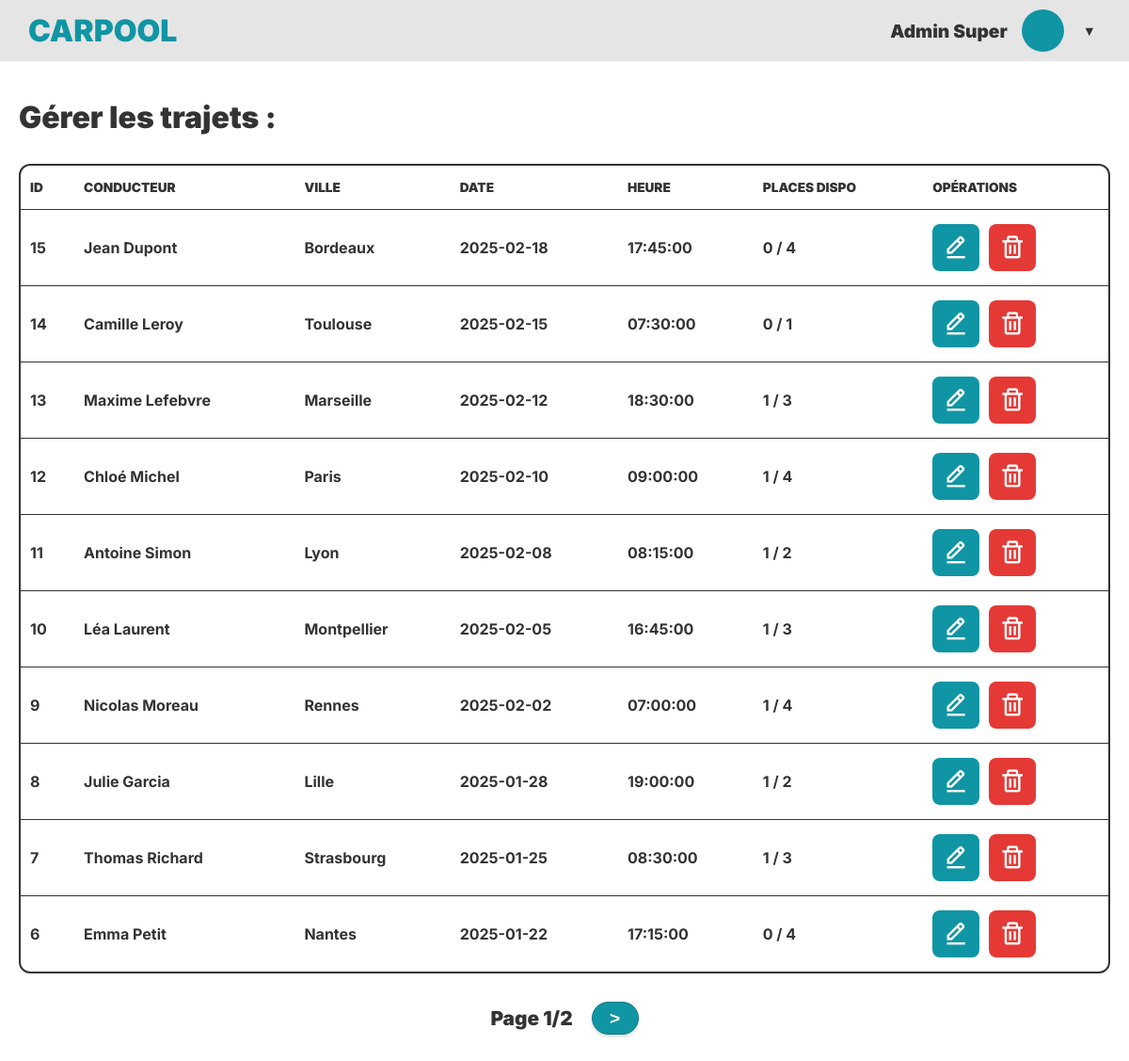
Page /admin/gestionTrajets.php (signed in) on the committed database.
### tables this page shows
CREATE TABLE IF NOT EXISTS `trajet` (
  `trajet_id` int NOT NULL AUTO_INCREMENT,
  `trajet_ville` varchar(50) NOT NULL,
  `trajet_date` date NOT NULL,
  `trajet_heure` time NOT NULL,
  `trajet_users_id` int NOT NULL,
  `trajet_nbpassager_max` int NOT NULL,
  `trajet_date_publication` datetime DEFAULT NULL,
  PRIMARY KEY (`trajet_id`)
);

CREATE TABLE IF NOT EXISTS `users` (
  `users_id` int NOT NULL AUTO_INCREMENT,
  `users_mail` varchar(50) NOT NULL,
  `users_firstname` varchar(50) NOT NULL,
  `users_lastname` varchar(50) NOT NULL,
  `users_pwd` varchar(50) NOT NULL,
  `users_ville` varchar(50) DEFAULT NULL,
  `users_contact` varchar(100) DEFAULT NULL,
  `users_is_admin` tinyint(1) NOT NULL DEFAULT '0',
  PRIMARY KEY (`users_id`),
  UNIQUE KEY `users_mail` (`users_mail`)
);

### include/function.php (called while the page is built)
<?php
function hsc($value)
{
    return htmlspecialchars(is_null($value) ? "" : $value);
}
?>

### admin/gestionTrajets.php (the view, shortened to what this page needs)
<?php
require_once $_SERVER["DOCUMENT_ROOT"] . "../include/connect.php";
require_once $_SERVER["DOCUMENT_ROOT"] . "../include/function.php";
$limit = 10;
$page = isset($_GET['page']) ? (int)$_GET['page'] : 1;
$offset = ($page - 1) * $limit;
$stmtCount = $db->query("SELECT COUNT(*) FROM `trajet`");
$total = $stmtCount->fetchColumn();
$totalPages = ceil($total / $limit);
$stmt = $db->prepare("
    SELECT trajet.*, passager_un_users_id, passager_deux_users_id,
           passager_trois_users_id, passager_quatre_users_id,
           users_firstname, users_lastname
    FROM trajet
    LEFT JOIN passager ON trajet_id = passager_trajet_id
    LEFT JOIN users ON trajet_users_id = users_id
    ORDER BY trajet_id DESC
    LIMIT $limit OFFSET $offset
");
$stmt->execute();
$recordset = $stmt->fetchAll(PDO::FETCH_ASSOC);
?>
<!DOCTYPE html>
<html lang="fr">
<head>
    <link rel="stylesheet" href="../style/style.css">
    <link rel="stylesheet" href="../style/gestionTrajets.css">
    <link href='https://unpkg.com/boxicons@2.1.4/css/boxicons.min.css' rel='stylesheet'>
</head>
<body class="page-specifique">
    <?php require_once "../include/header.php"; ?>
    <main class="conteneur-large">
        <div class="entete-section">
            <h1 class="titre-page">Gérer les trajets :</h1>
        </div>
        <div class="conteneur-table">
            <table class="table-crud">
                <thead>
                    <tr>
                        <th>ID</th>
                        <th>CONDUCTEUR</th>
                        <th>VILLE</th>
                        <th>DATE</th>
                        <th>HEURE</th>
                        <th>PLACES DISPO</th>
                        <th>OPÉRATIONS</th>
                    </tr>
                </thead>
                <tbody>
                    <?php foreach ($recordset as $row) {
                        $places_occupees = 0;
                        if (!is_null($row["passager_un_users_id"])) $places_occupees++;
                        if (!is_null($row["passager_deux_users_id"])) $places_occupees++;
                        if (!is_null($row["passager_trois_users_id"])) $places_occupees++;
                        if (!is_null($row["passager_quatre_users_id"])) $places_occupees++;
                        $places_dispo = $row["trajet_nbpassager_max"] - $places_occupees;
                    ?>
                        <tr>
                            <td><?= hsc($row["trajet_id"]); ?></td>
                            <td><?= hsc($row["users_firstname"]) . " " . hsc($row["users_lastname"]); ?></td>
                            <td><?= hsc($row["trajet_ville"]); ?></td>
                            <td><?= hsc($row["trajet_date"]); ?></td>
                            <td><?= hsc($row["trajet_heure"]); ?></td>
                            <td><?= $places_dispo ?> / <?= hsc($row["trajet_nbpassager_max"]); ?></td>
                            <td>
                                <div class="actions-tableau">
                                    <form action="modifTrajetAdmin.php" method="post" class="form-action">
                                        <button type="submit" class="bouton-action bouton-modifier" title="Modifier">
                                            <i class="bx bx-edit-alt"></i>
                                        </button>
                                    </form>
                                    <button type="button" class="bouton-action bouton-supprimer" title="Supprimer" onclick="ouvrirModal('<?= hsc($row['trajet_id']); ?>')">
                                        <i class="bx bx-trash"></i>
                                    </button>
                                </div>
                            </td>
                        </tr>
                    <?php } ?>
                </tbody>
            </table>
        </div>
        <div class="pagination">
            <span class="texte-pagination">Page <?= $page ?>/<?= $totalPages ?></span>
            <?php if ($page < $totalPages): ?>
                <a href="?page=<?= $page + 1 ?>"><button class="bouton-icone bouton-suivant" title="Page suivante">&gt;</button></a>
            <?php endif; ?>
        </div>
    </main>
</body>
</html>

### style/style.css (style rules this page uses)
:root { --couleur-primaire: #1095a4; --couleur-texte: #333333; --couleur-secondaire: #cccfd1; --couleur-fond: #efefef; --police-principale: 'Inter', sans-serif; }
* { box-sizing: border-box; margin: 0; padding: 0; }
body { font-family: var(--police-principale); background-color: var(--couleur-fond); color: var(--couleur-texte); min-height: 100vh; display: flex; justify-content: center; padding: 40px 20px; }
a { text-decoration: none; color: inherit; }
body.page-specifique { display: block; padding: 0; }

### style/gestionTrajets.css (style rules this page uses)
.page-specifique { background-color: #ffffff; }
.conteneur-large { max-width: 1200px; margin: 0 auto; padding: 40px 20px; }
.entete-section { display: flex; justify-content: space-between; align-items: center; margin-bottom: 30px; }
.titre-page { font-size: 2rem; font-weight: 900; color: var(--couleur-texte); }
.bouton-icone { background-color: var(--couleur-primaire); color: white; border: 1px solid #0d7a86; border-radius: 12px; width: 45px; height: 45px; font-size: 1.5rem; font-weight: 900; display: flex; justify-content: center; align-items: center; cursor: pointer; box-shadow: 0px 2px 4px rgba(0, 0, 0, 0.15); transition: opacity 0.2s; }
.conteneur-table { width: 100%; overflow-x: auto; border: 2px solid var(--couleur-texte); border-radius: 12px; background-color: white; }
.table-crud { width: 100%; min-width: 900px; border-collapse: collapse; text-align: left; }
.table-crud th, .table-crud td { padding: 15px 10px; }
.table-crud th { font-size: 0.85rem; font-weight: 900; color: var(--couleur-texte); text-transform: uppercase; }
.table-crud tbody tr { border-top: 1px solid var(--couleur-texte); }
.table-crud tbody td { font-weight: 700; color: var(--couleur-texte); }
.actions-tableau { display: flex; align-items: center; gap: 10px; }
.form-action { margin: 0; }
.bouton-action { display: flex; justify-content: center; align-items: center; width: 50px; height: 50px; border: none; border-radius: 8px; font-size: 1.8rem; cursor: pointer; transition: opacity 0.2s ease; color: white; }
.bouton-modifier { background-color: var(--couleur-primaire); }
.bouton-supprimer { background-color: #e53935; }
.pagination { display: flex; justify-content: center; align-items: center; gap: 20px; margin-top: 30px; }
.texte-pagination { font-size: 1.3rem; font-weight: 900; color: var(--couleur-texte); }
.bouton-suivant { width: 50px; height: 35px; border-radius: 18px; font-size: 1.2rem; }

### rows in the picture
trajet: trajet_id "15", users.users_firstname "Jean", users.users_lastname "Dupont", trajet_ville "Bordeaux", trajet_date "2025-02-18", trajet_heure "17:45:00", trajet_nbpassager_max "0", trajet_nbpassager_max "4"
trajet: trajet_id "14", users.users_firstname "Camille", users.users_lastname "Leroy", trajet_ville "Toulouse", trajet_date "2025-02-15", trajet_heure "07:30:00", trajet_nbpassager_max "0", trajet_nbpassager_max "1"
trajet: trajet_id "13", users.users_firstname "Maxime", users.users_lastname "Lefebvre", trajet_ville "Marseille", trajet_date "2025-02-12", trajet_heure "18:30:00", trajet_nbpassager_max "1", trajet_nbpassager_max "3"
trajet: trajet_id "12", users.users_firstname "Chloé", users.users_lastname "Michel", trajet_ville "Paris", trajet_date "2025-02-10", trajet_heure "09:00:00", trajet_nbpassager_max "1", trajet_nbpassager_max "4"
trajet: trajet_id "11", users.users_firstname "Antoine", users.users_lastname "Simon", trajet_ville "Lyon", trajet_date "2025-02-08", trajet_heure "08:15:00", trajet_nbpassager_max "1", trajet_nbpassager_max "2"
trajet: trajet_id "10", users.users_firstname "Léa", users.users_lastname "Laurent", trajet_ville "Montpellier", trajet_date "2025-02-05", trajet_heure "16:45:00", trajet_nbpassager_max "1", trajet_nbpassager_max "3"
trajet: trajet_id "9", users.users_firstname "Nicolas", users.users_lastname "Moreau", trajet_ville "Rennes", trajet_date "2025-02-02", trajet_heure "07:00:00", trajet_nbpassager_max "1", trajet_nbpassager_max "4"
trajet: trajet_id "8", users.users_firstname "Julie", users.users_lastname "Garcia", trajet_ville "Lille", trajet_date "2025-01-28", trajet_heure "19:00:00", trajet_nbpassager_max "1", trajet_nbpassager_max "2"
trajet: trajet_id "7", users.users_firstname "Thomas", users.users_lastname "Richard", trajet_ville "Strasbourg", trajet_date "2025-01-25", trajet_heure "08:30:00", trajet_nbpassager_max "1", trajet_nbpassager_max "3"
trajet: trajet_id "6", users.users_firstname "Emma", users.users_lastname "Petit", trajet_ville "Nantes", trajet_date "2025-01-22", trajet_heure "17:15:00", trajet_nbpassager_max "0", trajet_nbpassager_max "4"

### other values in the picture
$_SESSION['users_firstname'] "Admin"
$_SESSION['users_lastname'] "Super"
$page "1"
$totalPages "2"
